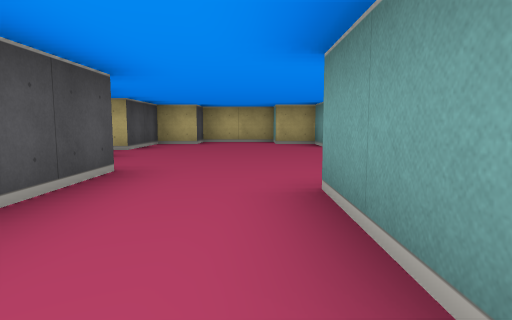
[1] (above)

14 first-person views from a walk through a cub3D maze. The camera is about half as high as the walls, tilts 6° down and sees 75° across. The floor is counted in squares. Each view is taken from the middle of a square. On the plan, view 1 faces up. The plan holds only what a view shows up to about 9 squares ahead; the rest is blank.

[2]
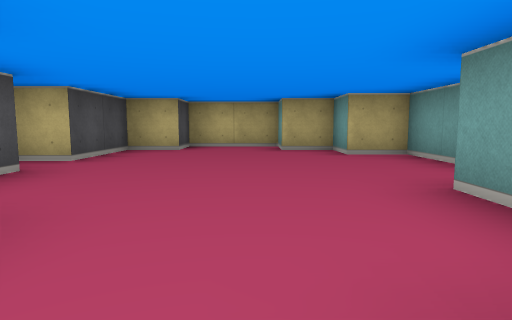

[3]
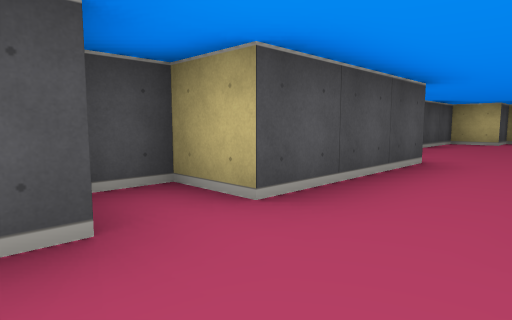

[4]
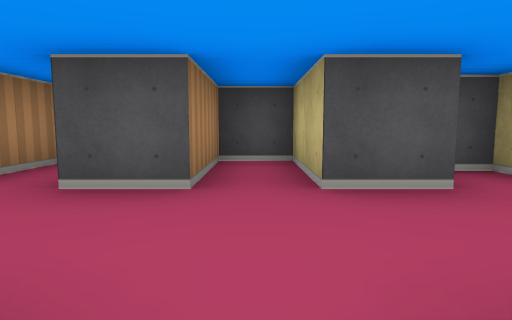

[5]
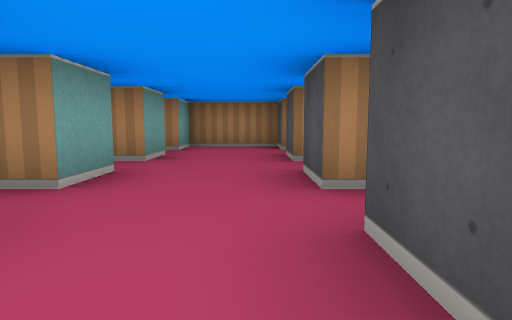

[6]
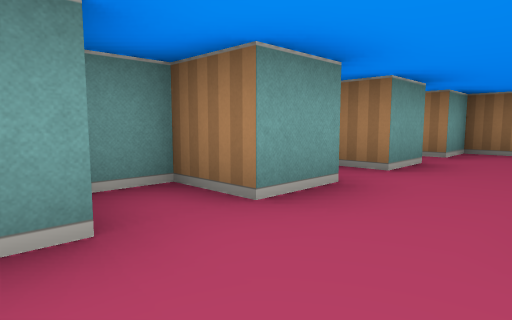

[7]
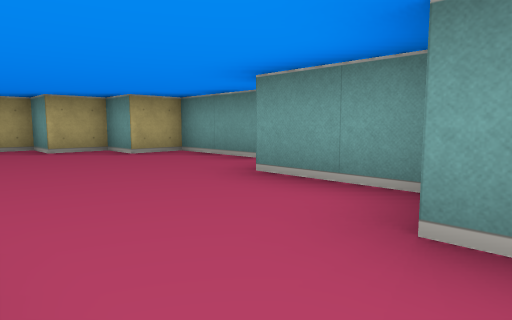

[8]
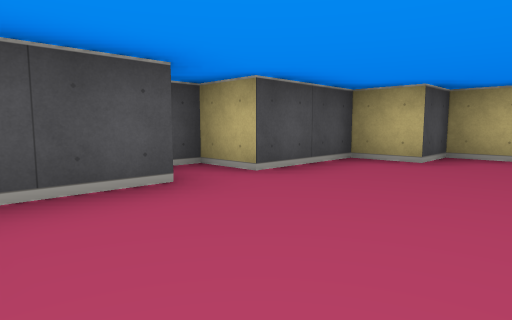

[9]
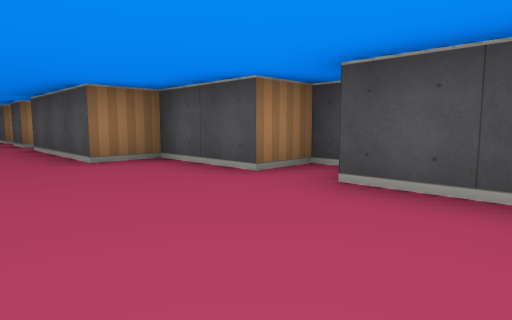

[10]
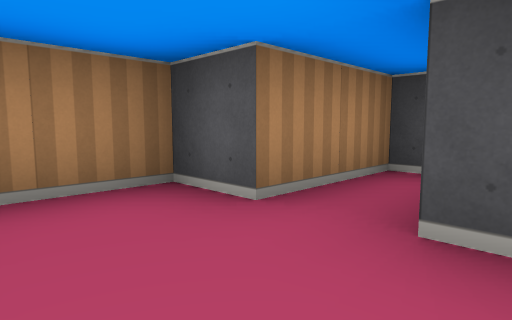

[11]
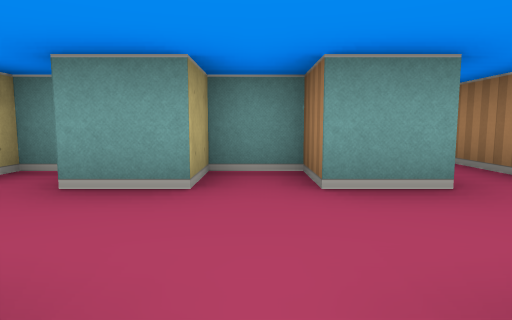

[12]
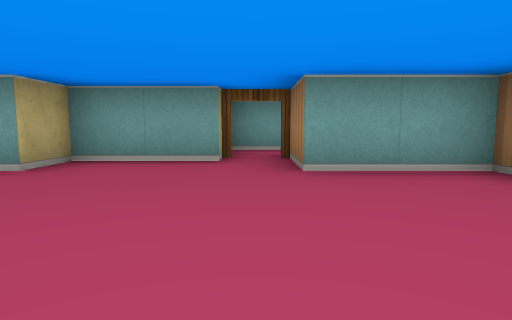

[13]
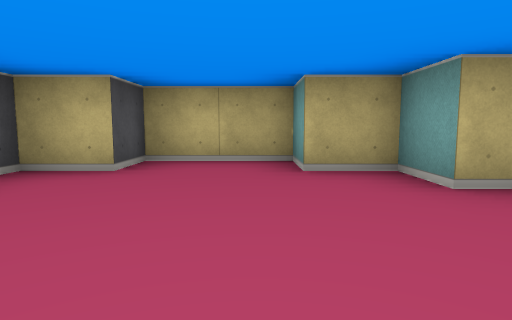

[14]
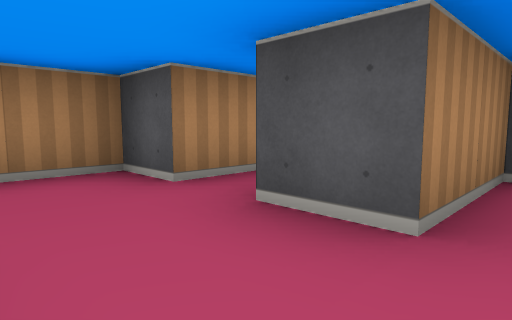

### Floor plan
Points are (right, up) in squares from view 1. A wall is a line through its corners. A room is listed if a view was taken in it or the views show most of it. See-through windows are left out.
Room 1 (views 1, 2, 5, 6, 7, 8, 9, 12, 13)
walls: (2.5, 5.5) (2.5, 7.5) (1.5, 7.5) (1.5, 8.5) (0.5, 8.5) (0.5, 9.5) (-1.5, 9.5) (-1.5, 8.5) (-2.5, 8.5) (-2.5, 6.5) (-3.5, 6.5) (-3.5, 5.5) (-2.5, 5.5) (-2.5, 3.5) (-1.5, 3.5) (-1.5, 0.5) (-2.5, 0.5) (-2.5, -0.2); (1.5, 2.4) (1.5, 4.5) (3.1, 4.5); (0.5, 0.4) (0.5, 2.5); (0.5, -0.5) (1.5, -0.5) (1.5, 0.5)
ways out: opening at (-0.5, -1) to room 2; open door at (3, 5)
Room 2 (views 3, 4, 10, 11, 14)
walls: (-1.5, -0.4) (-1.5, -1.5) (-3.5, -1.5) (-3.5, -2.5) (-1.5, -2.5) (-1.5, -3.5); (0.5, -3.6) (0.5, -2.5) (1.5, -2.5) (1.5, -1.5) (0.5, -1.5) (0.5, -0.5)
ways out: opening at (-0.5, -1) to room 1; opening at (-0.5, -3) to room 3
Room 3 (no view inside)
walls: (-3.6, -4.5) (-1.5, -4.5) (-1.5, -5.5) (0.5, -5.5) (0.5, -4.5) (2.2, -4.5)
ways out: opening at (-0.5, -3) to room 2

Positions as (right, up) in squares from view 1, and headings:
1: (0, 0), facing up
2: (0, 2), facing up
3: (0, -1), facing up-left
4: (1, -2), facing left
5: (-1, 2), facing down
6: (-1, 1), facing down-right
7: (-1, 2), facing up-right
8: (0, 4), facing up-left
9: (0, 8), facing down-left
10: (0, -3), facing down-left
11: (-2, -2), facing right
12: (-2, 5), facing right
13: (0, 5), facing up
14: (0, -2), facing down-left
